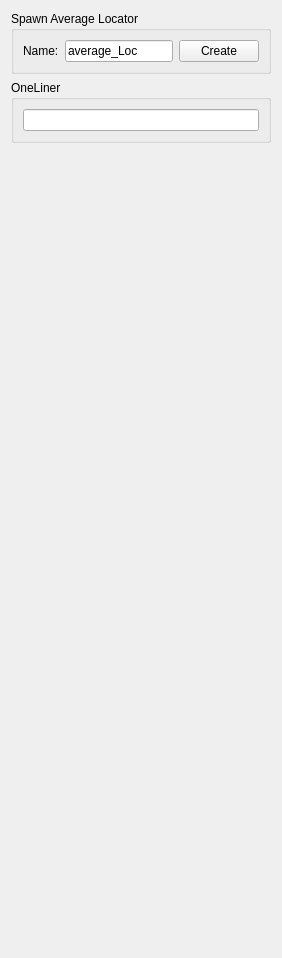
       <widget class="QWidget" name="tab_utils">
        <attribute name="title">
         <string>Utilities</string>
        </attribute>
        <layout class="QVBoxLayout" name="verticalLayout_28">
         <item>
          <widget class="QGroupBox" name="spawnAvgLoc_grpBox">
           <property name="title">
            <string>Spawn Average Locator</string>
           </property>
           <layout class="QHBoxLayout" name="horizontalLayout_43">
            <item>
             <widget class="QLabel" name="label_13">
              <property name="text">
               <string>Name:</string>
              </property>
             </widget>
            </item>
            <item>
             <widget class="QLineEdit" name="avgLocName_lineEdit">
              <property name="text">
               <string>average_Loc</string>
              </property>
             </widget>
            </item>
            <item>
             <widget class="QPushButton" name="avgLocSpawn_Btn">
              <property name="text">
               <string>Create</string>
              </property>
             </widget>
            </item>
           </layout>
          </widget>
         </item>
         <item>
          <widget class="QGroupBox" name="oneLiner_grpBox">
           <property name="minimumSize">
            <size>
             <width>0</width>
             <height>61</height>
            </size>
           </property>
           <property name="title">
            <string>OneLiner</string>
           </property>
           <layout class="QVBoxLayout" name="verticalLayout_29">
            <item>
             <widget class="QLineEdit" name="oneLiner_lineEdit"/>
            </item>
           </layout>
          </widget>
         </item>
         <item>
          <spacer name="verticalSpacer_6">
           <property name="orientation">
            <enum>Qt::Vertical</enum>
           </property>
           <property name="sizeHint" stdset="0">
            <size>
             <width>20</width>
             <height>804</height>
            </size>
           </property>
          </spacer>
         </item>
        </layout>
       </widget>
